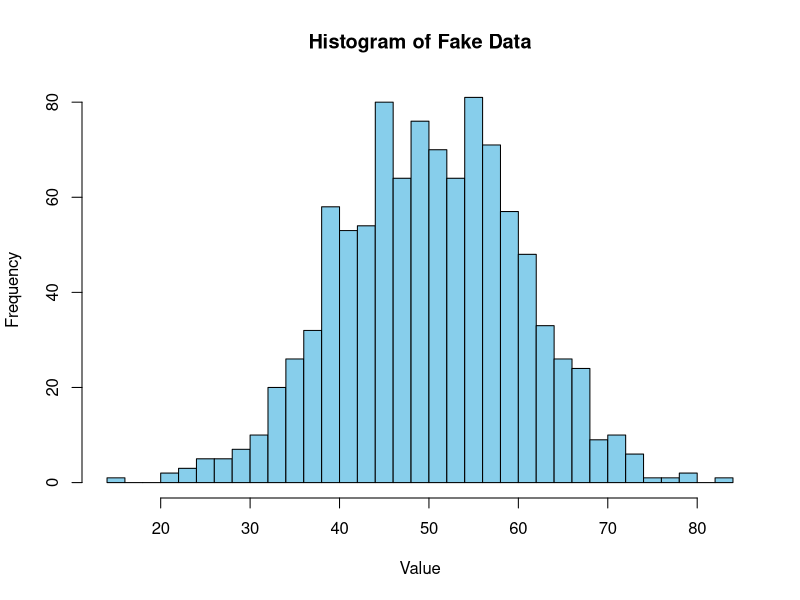

Write R code to recreate this figure.
# Generate fake data: 1000 samples from a normal distribution
data <- rnorm(1000, mean = 50, sd = 10)

# Plot histogram
hist(data, breaks = 30, col = "skyblue", border = "black",
    main = "Histogram of Fake Data",
    xlab = "Value",
    ylab = "Frequency")
